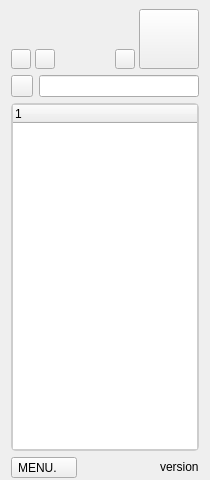
<?xml version="1.0" encoding="UTF-8"?>
<ui version="4.0">
 <class>FetionWindow</class>
 <widget class="QWidget" name="FetionWindow">
  <property name="geometry">
   <rect>
    <x>0</x>
    <y>0</y>
    <width>210</width>
    <height>480</height>
   </rect>
  </property>
  <property name="sizePolicy">
   <sizepolicy hsizetype="MinimumExpanding" vsizetype="MinimumExpanding">
    <horstretch>0</horstretch>
    <verstretch>0</verstretch>
   </sizepolicy>
  </property>
  <property name="minimumSize">
   <size>
    <width>210</width>
    <height>480</height>
   </size>
  </property>
  <property name="windowTitle">
   <string>Form</string>
  </property>
  <layout class="QGridLayout">
   <property name="topMargin">
    <number>9</number>
   </property>
   <property name="bottomMargin">
    <number>2</number>
   </property>
   <item row="0" column="0" colspan="4">
    <layout class="QGridLayout">
     <property name="horizontalSpacing">
      <number>4</number>
     </property>
     <property name="verticalSpacing">
      <number>0</number>
     </property>
     <item row="0" column="0">
      <widget class="fxgui::FxEditableLabel" name="nickname">
       <property name="sizePolicy">
        <sizepolicy hsizetype="Preferred" vsizetype="Fixed">
         <horstretch>0</horstretch>
         <verstretch>0</verstretch>
        </sizepolicy>
       </property>
       <property name="maximumSize">
        <size>
         <width>16777215</width>
         <height>20</height>
        </size>
       </property>
       <property name="frameShape">
        <enum>QFrame::NoFrame</enum>
       </property>
       <widget class="QWidget" name="page"/>
      </widget>
     </item>
     <item row="0" column="1" rowspan="3">
      <widget class="QToolButton" name="portrait">
       <property name="sizePolicy">
        <sizepolicy hsizetype="Minimum" vsizetype="Minimum">
         <horstretch>0</horstretch>
         <verstretch>0</verstretch>
        </sizepolicy>
       </property>
       <property name="minimumSize">
        <size>
         <width>58</width>
         <height>58</height>
        </size>
       </property>
       <property name="maximumSize">
        <size>
         <width>60</width>
         <height>60</height>
        </size>
       </property>
       <property name="cursor">
        <cursorShape>PointingHandCursor</cursorShape>
       </property>
       <property name="toolTip">
        <string>changed personal state</string>
       </property>
       <property name="statusTip">
        <string>changed personal state</string>
       </property>
       <property name="text">
        <string/>
       </property>
       <property name="iconSize">
        <size>
         <width>85</width>
         <height>85</height>
        </size>
       </property>
      </widget>
     </item>
     <item row="1" column="0">
      <widget class="fxgui::FxEditableLabel" name="impression">
       <property name="sizePolicy">
        <sizepolicy hsizetype="Preferred" vsizetype="Fixed">
         <horstretch>0</horstretch>
         <verstretch>0</verstretch>
        </sizepolicy>
       </property>
       <property name="maximumSize">
        <size>
         <width>16777215</width>
         <height>20</height>
        </size>
       </property>
       <widget class="QWidget" name="page_2"/>
      </widget>
     </item>
     <item row="2" column="0">
      <layout class="QHBoxLayout">
       <property name="spacing">
        <number>4</number>
       </property>
       <item>
        <widget class="QToolButton" name="btnSendSelf">
         <property name="maximumSize">
          <size>
           <width>20</width>
           <height>20</height>
          </size>
         </property>
         <property name="toolTip">
          <string>send to self</string>
         </property>
         <property name="text">
          <string/>
         </property>
        </widget>
       </item>
       <item>
        <widget class="QToolButton" name="btnSettings">
         <property name="maximumSize">
          <size>
           <width>20</width>
           <height>20</height>
          </size>
         </property>
         <property name="toolTip">
          <string>settings</string>
         </property>
         <property name="statusTip">
          <string>settings</string>
         </property>
         <property name="text">
          <string/>
         </property>
        </widget>
       </item>
       <item>
        <spacer>
         <property name="orientation">
          <enum>Qt::Horizontal</enum>
         </property>
         <property name="sizeHint" stdset="0">
          <size>
           <width>40</width>
           <height>16</height>
          </size>
         </property>
        </spacer>
       </item>
       <item>
        <widget class="QToolButton" name="btnSkin">
         <property name="maximumSize">
          <size>
           <width>20</width>
           <height>20</height>
          </size>
         </property>
         <property name="toolTip">
          <string>change skin</string>
         </property>
         <property name="text">
          <string/>
         </property>
        </widget>
       </item>
      </layout>
     </item>
    </layout>
   </item>
   <item row="1" column="0">
    <widget class="QToolButton" name="btnAddFriend">
     <property name="minimumSize">
      <size>
       <width>22</width>
       <height>22</height>
      </size>
     </property>
     <property name="maximumSize">
      <size>
       <width>22</width>
       <height>22</height>
      </size>
     </property>
     <property name="toolTip">
      <string>add friends</string>
     </property>
     <property name="text">
      <string/>
     </property>
     <property name="iconSize">
      <size>
       <width>30</width>
       <height>30</height>
      </size>
     </property>
    </widget>
   </item>
   <item row="1" column="1" colspan="3">
    <widget class="QLineEditFocus" name="lineSearch">
     <property name="sizePolicy">
      <sizepolicy hsizetype="Expanding" vsizetype="Fixed">
       <horstretch>0</horstretch>
       <verstretch>0</verstretch>
      </sizepolicy>
     </property>
     <property name="maximumSize">
      <size>
       <width>16777215</width>
       <height>22</height>
      </size>
     </property>
     <property name="font">
      <font/>
     </property>
     <property name="toolTip">
      <string>search your friends</string>
     </property>
     <property name="maxLength">
      <number>20</number>
     </property>
    </widget>
   </item>
   <item row="2" column="0" colspan="4">
    <widget class="QStackedWidget" name="mainUserListStack">
     <property name="sizePolicy">
      <sizepolicy hsizetype="Preferred" vsizetype="Expanding">
       <horstretch>0</horstretch>
       <verstretch>0</verstretch>
      </sizepolicy>
     </property>
     <property name="currentIndex">
      <number>1</number>
     </property>
     <widget class="QWidget" name="page_view">
      <property name="sizePolicy">
       <sizepolicy hsizetype="Expanding" vsizetype="Expanding">
        <horstretch>0</horstretch>
        <verstretch>0</verstretch>
       </sizepolicy>
      </property>
      <layout class="QVBoxLayout">
       <property name="spacing">
        <number>0</number>
       </property>
       <property name="margin">
        <number>0</number>
       </property>
       <item>
        <widget class="fxgui::FxUserTree" name="view">
         <property name="sizePolicy">
          <sizepolicy hsizetype="Expanding" vsizetype="MinimumExpanding">
           <horstretch>0</horstretch>
           <verstretch>0</verstretch>
          </sizepolicy>
         </property>
         <property name="minimumSize">
          <size>
           <width>0</width>
           <height>0</height>
          </size>
         </property>
         <property name="contextMenuPolicy">
          <enum>Qt::DefaultContextMenu</enum>
         </property>
         <property name="styleSheet">
          <string>QTreeView {
      border-width: 2px;
      border-style: solid;
      border-radius: 5px;
      border-color:rgb(205,205,205);
} 
  </string>
         </property>
         <column>
          <property name="text">
           <string/>
          </property>
         </column>
        </widget>
       </item>
      </layout>
     </widget>
     <widget class="QWidget" name="page_search">
      <property name="sizePolicy">
       <sizepolicy hsizetype="Expanding" vsizetype="Expanding">
        <horstretch>0</horstretch>
        <verstretch>0</verstretch>
       </sizepolicy>
      </property>
      <layout class="QVBoxLayout">
       <property name="spacing">
        <number>0</number>
       </property>
       <property name="margin">
        <number>0</number>
       </property>
       <item>
        <widget class="fxgui::FxUserTree" name="search">
         <property name="enabled">
          <bool>true</bool>
         </property>
         <property name="contextMenuPolicy">
          <enum>Qt::DefaultContextMenu</enum>
         </property>
         <property name="styleSheet">
          <string>QTreeView {
      border-width: 2px;
      border-style: solid;
      border-radius: 5px;
      border-color:rgb(205,205,205);
} 
  </string>
         </property>
         <column>
          <property name="text">
           <string/>
          </property>
         </column>
        </widget>
       </item>
      </layout>
     </widget>
    </widget>
   </item>
   <item row="3" column="0" colspan="2">
    <widget class="QToolButton" name="btnMenu">
     <property name="text">
      <string>MENU.    </string>
     </property>
     <property name="popupMode">
      <enum>QToolButton::InstantPopup</enum>
     </property>
    </widget>
   </item>
   <item row="3" column="2">
    <spacer>
     <property name="orientation">
      <enum>Qt::Horizontal</enum>
     </property>
     <property name="sizeHint" stdset="0">
      <size>
       <width>8</width>
       <height>20</height>
      </size>
     </property>
    </spacer>
   </item>
   <item row="3" column="3">
    <widget class="QLabel" name="version">
     <property name="sizePolicy">
      <sizepolicy hsizetype="Preferred" vsizetype="Fixed">
       <horstretch>0</horstretch>
       <verstretch>0</verstretch>
      </sizepolicy>
     </property>
     <property name="layoutDirection">
      <enum>Qt::RightToLeft</enum>
     </property>
     <property name="text">
      <string>version</string>
     </property>
    </widget>
   </item>
  </layout>
 </widget>
 <customwidgets>
  <customwidget>
   <class>QLineEditFocus</class>
   <extends>QLineEdit</extends>
   <header>fxLineEditFocus.h</header>
  </customwidget>
  <customwidget>
   <class>fxgui::FxEditableLabel</class>
   <extends>QStackedWidget</extends>
   <header>fxeditablelabel.h</header>
   <container>1</container>
  </customwidget>
  <customwidget>
   <class>fxgui::FxUserTree</class>
   <extends>QTreeWidget</extends>
   <header>fxusertree.h</header>
  </customwidget>
 </customwidgets>
 <tabstops>
  <tabstop>btnMenu</tabstop>
  <tabstop>btnSendSelf</tabstop>
  <tabstop>btnSettings</tabstop>
  <tabstop>btnAddFriend</tabstop>
  <tabstop>view</tabstop>
  <tabstop>search</tabstop>
  <tabstop>lineSearch</tabstop>
 </tabstops>
 <resources/>
 <connections/>
</ui>
